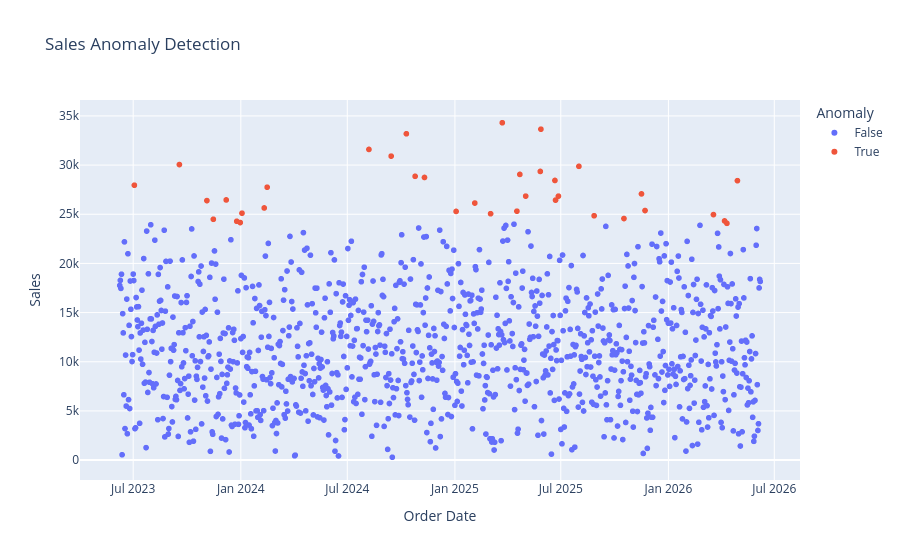

Notebook code for this chart:
### Code cell
fig = px.scatter(
    daily_sales,
    x="Order Date",
    y="Sales",
    color="Anomaly",
    title="Sales Anomaly Detection"
)

fig.show()
